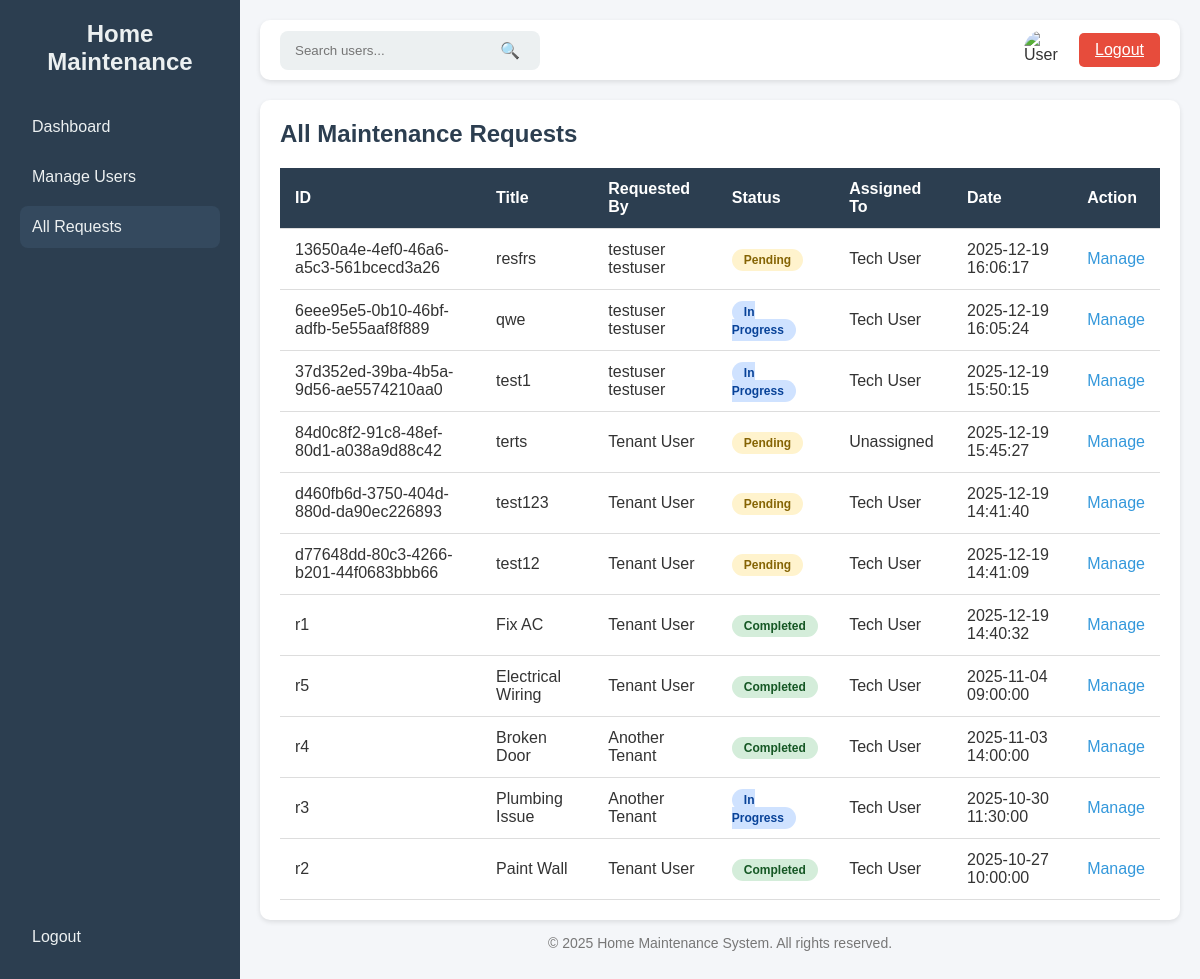
/admin/all_requests (signed in), run on the app's committed database.
### tables this page shows
CREATE TABLE requests (
        id TEXT PRIMARY KEY,
        title TEXT,
        description TEXT,
        status TEXT,
        assigned_to TEXT,
        date TEXT,
        user_id TEXT,
        FOREIGN KEY(user_id) REFERENCES users(id),
        FOREIGN KEY(assigned_to) REFERENCES users(id)
    );

### app.py (the view)
@app.route('/admin/all_requests')
@Role_Authentication(["admin"])
def admin_all_requests():
    conn = get_db_connection()
    query = """
        SELECT r.id, r.title, r.description, r.status, r.date,
               u_tech.fname AS assigned_fname, u_tech.lname AS assigned_lname,
               u_user.fname AS user_fname, u_user.lname AS user_lname
        FROM requests r
        LEFT JOIN users u_tech ON r.assigned_to = u_tech.id
        LEFT JOIN users u_user ON r.user_id = u_user.id
        ORDER BY r.date DESC
    """
    all_requests_data = conn.execute(query).fetchall()
    conn.close()
    formatted_requests = []
    for req in all_requests_data:
        assigned_to_name = f"{req['assigned_fname']} {req['assigned_lname']}" if req['assigned_fname'] else 'Unassigned'
        requested_by_name = f"{req['user_fname']} {req['user_lname']}" if req['user_fname'] else 'Unknown'
        formatted_requests.append({
            'id': req['id'],
            'title': req['title'],
            'status': req['status'],
            'assigned_to': assigned_to_name,
            'requested_by': requested_by_name,
            'date': req['date']
        })
    return render_template('admin_all_requests.html', requests=formatted_requests, active_page='all_requests')

### app.py (called while the page is built)
def get_db_connection():
    conn = sqlite3.connect(DB_NAME)
    conn.row_factory = sqlite3.Row
    return conn

def Role_Authentication(allowed_roles):
    def decorator(f):
        @wraps(f)
        def decorated_function(*args, **Kwargs):
            if 'role' not in session:
                flash('Access denied. Please log in.')
                return redirect(url_for("login"))
            if session['role'] not in allowed_roles:
                flash('Access denied. Insufficient privileges.')
                return redirect(url_for("dashboard"))
            return f(*args, **Kwargs)
        return decorated_function
    return decorator

### templates/admin_all_requests.html (shortened to what this page needs)
<!DOCTYPE html>
<html lang="en">
<head>
</head>
<body>
    <div class="sidebar">
        <div>
            <h2>Home Maintenance</h2>
            <a href="{{ url_for('admin_dashboard') }}" class="{% if active_page == 'dashboard' %}active{% endif %}">Dashboard</a>
            <a href="{{ url_for('admin_users') }}" class="{% if active_page == 'users' %}active{% endif %}">Manage Users</a>
            <a href="{{ url_for('admin_all_requests') }}" class="{% if active_page == 'all_requests' %}active{% endif %}">All Requests</a>
        </div>
        <div>
            <a href="{{ url_for('logout') }}">Logout</a>
        </div>
    </div>
    <div class="main">
        <div class="top-bar">
            <div class="search-bar">
                <input type="text" placeholder="Search users..." />
                <button type="submit">🔍</button>
            </div>
            <div class="user-actions">
                <img src="https://cdn-icons-png.flaticon.com/512/847/847969.png" alt="User" class="user-logo" />
                <a class="logout-btn" href="{{ url_for('logout') }}">Logout</a>
            </div>
        </div>
<div class="content-section">
    <h2>All Maintenance Requests</h2>
    <table>
        <thead>
            <tr>
                <th>ID</th>
                <th>Title</th>
                <th>Requested By</th>
                <th>Status</th>
                <th>Assigned To</th>
                <th>Date</th>
                <th>Action</th>
            </tr>
        </thead>
        <tbody>
            {% if requests %}
                {% for req in requests %}
                <tr>
                    <td>{{ req.id }}</td>
                    <td>{{ req.title }}</td>
                    <td>{{ req.requested_by }}</td>
                    <td>
                        {% if req.status == 'Pending' %}
                            <span class="status-badge status-pending">Pending</span>
                        {% elif req.status == 'Completed' %}
                            <span class="status-badge status-completed">Completed</span>
                        {% elif req.status == 'In Progress' %}
                            <span class="status-badge status-in-progress">In Progress</span>
                        {% else %}
                            <span class="status-badge">{{ req.status }}</span>
                        {% endif %}
                    </td>
                    <td>{{ req.assigned_to }}</td>
                    <td>{{ req.date }}</td>
                    <td>
                        <a href="{{ url_for('admin_manage_request', request_id=req.id) }}" class="action-link">Manage</a>
                    </td>
                </tr>
                {% endfor %}
            {% else %}
                <tr>
                    <td colspan="7">No requests found.</td>
                </tr>
            {% endif %}
        </tbody>
    </table>
</div>
        <footer>
            <p>&copy; 2025 Home Maintenance System. All rights reserved.</p>
        </footer>
    </div>
</body>
</html>

### templates/admin_all_requests.html (style rules this page uses)
* { margin: 0; padding: 0; box-sizing: border-box; }
body { font-family: Arial, sans-serif; display: flex; background: #f4f6f9; min-height: 100vh; color: #333; }
.sidebar { width: 240px; background: #2c3e50; color: #fff; display: flex; flex-direction: column; justify-content: space-between; padding: 20px; }
.sidebar h2 { text-align: center; margin-bottom: 30px; color: #ecf0f1; }
.sidebar a { color: #ecf0f1; text-decoration: none; padding: 12px; border-radius: 8px; display: block; margin: 8px 0; transition: 0.3s; cursor: pointer; }
.sidebar a.active { background: #34495e; }
.main { flex: 1; display: flex; flex-direction: column; padding: 20px; }
.top-bar { display: flex; justify-content: space-between; align-items: center; background: #fff; padding: 10px 20px; border-radius: 10px; box-shadow: 0 2px 5px rgba(0,0,0,0.1); margin-bottom: 20px; }
.search-bar { display: flex; align-items: center; background: #ecf0f1; border-radius: 8px; padding: 5px 10px; }
.search-bar input { border: none; outline: none; background: none; padding: 5px; width: 200px; }
.search-bar button { border: none; background: none; cursor: pointer; font-size: 16px; padding: 5px 10px; }
.user-actions { display: flex; align-items: center; gap: 15px; }
.user-logo { width: 40px; height: 40px; border-radius: 50%; cursor: pointer; }
.logout-btn { padding: 8px 16px; background: #e74c3c; color: white; border: none; border-radius: 5px; cursor: pointer; transition: 0.3s; }
.content-section { background: #fff; padding: 20px; border-radius: 10px; box-shadow: 0 2px 5px rgba(0,0,0,0.1); }
.content-section h2 { color: #2c3e50; margin-bottom: 20px; }
table { width: 100%; border-collapse: collapse; }
th, td { padding: 12px 15px; text-align: left; border-bottom: 1px solid #ddd; }
th { background: #2c3e50; color: #fff; font-weight: 600; }
.status-badge { padding: 4px 12px; border-radius: 12px; font-size: 12px; font-weight: bold; }
.status-pending { background: #fff3cd; color: #856404; }
.status-completed { background: #d4edda; color: #155724; }
.status-in-progress { background: #cfe2ff; color: #084298; }
.action-link { color: #3498db; text-decoration: none; font-weight: 500; }
footer { text-align: center; margin-top: auto; padding: 15px; font-size: 14px; color: #777; }

### data on the page
requests: id "13650a4e-4ef0-46a6-a5c3-561bcecd3a26", title "resfrs", requested_by "testuser testuser", status "Pending", assigned_to "Tech User", date "2025-12-19 16:06:17"
requests: id "6eee95e5-0b10-46bf-adfb-5e55aaf8f889", title "qwe", requested_by "testuser testuser", status "In Progress", assigned_to "Tech User", date "2025-12-19 16:05:24"
requests: id "37d352ed-39ba-4b5a-9d56-ae5574210aa0", title "test1", requested_by "testuser testuser", status "In Progress", assigned_to "Tech User", date "2025-12-19 15:50:15"
requests: id "84d0c8f2-91c8-48ef-80d1-a038a9d88c42", title "terts", requested_by "Tenant User", status "Pending", assigned_to "Unassigned", date "2025-12-19 15:45:27"
requests: id "d460fb6d-3750-404d-880d-da90ec226893", title "test123", requested_by "Tenant User", status "Pending", assigned_to "Tech User", date "2025-12-19 14:41:40"
requests: id "d77648dd-80c3-4266-b201-44f0683bbb66", title "test12", requested_by "Tenant User", status "Pending", assigned_to "Tech User", date "2025-12-19 14:41:09"
requests: id "r1", title "Fix AC", requested_by "Tenant User", status "Completed", assigned_to "Tech User", date "2025-12-19 14:40:32"
requests: id "r5", title "Electrical Wiring", requested_by "Tenant User", status "Completed", assigned_to "Tech User", date "2025-11-04 09:00:00"
requests: id "r4", title "Broken Door", requested_by "Another Tenant", status "Completed", assigned_to "Tech User", date "2025-11-03 14:00:00"
requests: id "r3", title "Plumbing Issue", requested_by "Another Tenant", status "In Progress", assigned_to "Tech User", date "2025-10-30 11:30:00"
requests: id "r2", title "Paint Wall", requested_by "Tenant User", status "Completed", assigned_to "Tech User", date "2025-10-27 10:00:00"
